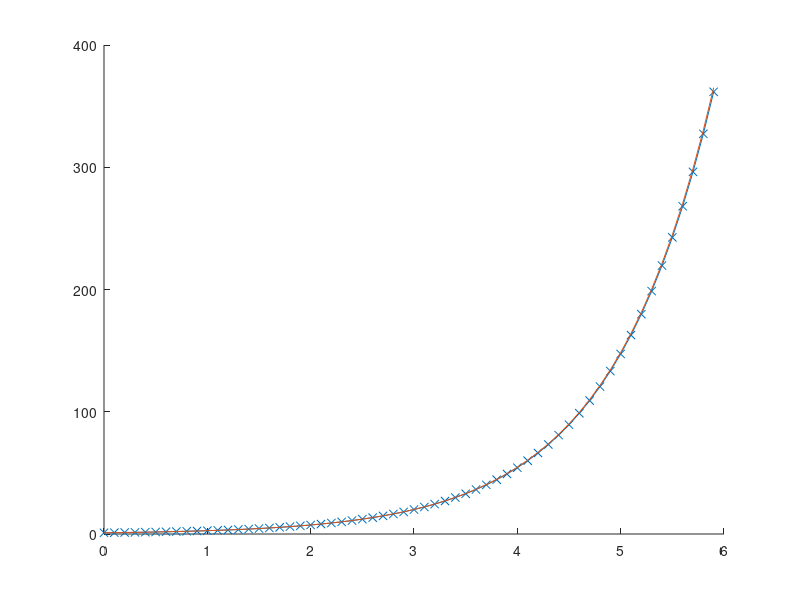
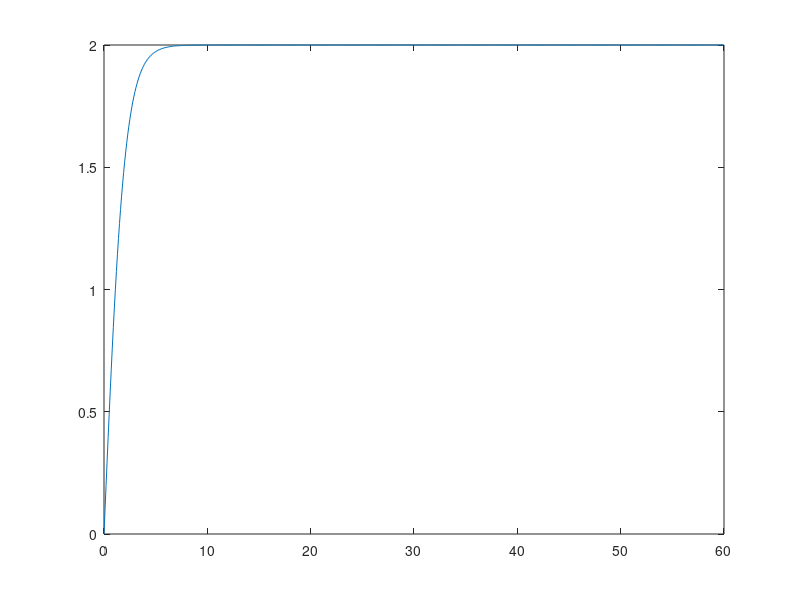

Here is the MATLAB script that generated these plots, in order:
%% question 5

h=0.1; %step size
N=60; %number of steps

x=0:h:h*(N-1); %x values start at 0

y=zeros(N,1); %initialise

y(1)=1; %initial conditions y(x=0)=1

%modifyed eulers iterations for equation y'=y
for iStep=1:N-1
    ydashest1=y(iStep); % current value y'=y
    yest=y(iStep)+h*ydashest1; %estimate value first
    ydashest2=yest; %y' using yest y'=yest
    y(iStep+1)=y(iStep)+0.5*h*(ydashest1+ydashest2); % next value taking average of both estimates
end

yactual=exp(x);

figure;
hold all
plot(x,y,'-x')
plot(x,yactual);
hold off


%% question 6

h=0.1; %step size
N=6; %number of steps

x=0:h:h*(N-1); %x values start at 0

y=zeros(N,1); %initialise

y(1)=0.2; %initial conditions y(x=0)=.2

%modifyed eulers iterations for equation y'=y-y^2
for iStep=1:N-1
    ydashest1=y(iStep)-y(iStep)^2; % current value y'=y-y^2
    yest=y(iStep)+h*ydashest1; %estimate value first
    ydashest2=yest-yest^2; %y' using yest y'=yest-yest^2
    y(iStep+1)=y(iStep)+0.5*h*(ydashest1+ydashest2); % next value taking average of both estimates
end
%% question 7

h=0.1; %step size
N=6; %number of steps

x=0:h:h*(N-1); %x values start at 0

y=zeros(N,1); %initialise

y(1)=1; %initial conditions y(x=0)=1

%modifyed eulers iterations for equation y'=xy^2
for iStep=1:N-1
    ydashest1=x(iStep)*(y(iStep)^2); % current value y'=xy^2
    yest=y(iStep)+h*ydashest1; %estimate value first
    ydashest2=x(iStep+1)*(yest^2); %y' using yest y'=xyest^2 NOTE X(n+1)!!!!
    y(iStep+1)=y(iStep)+0.5*h*(ydashest1+ydashest2); % next value taking average of both estimates
end
%% question 8

h=0.1; %step size
N=600; %number of steps

x=0:h:h*(N-1); %x values start at 0

y=zeros(N,1); %initialise

y(1)=0; %initial conditions y(x=0)=0

%modifyed eulers iterations for equation y'=1-0.25y^2
for iStep=1:N-1
    ydashest1=1-0.25*(y(iStep)^2); % current value y'=xy^2
    yest=y(iStep)+h*ydashest1; %estimate value first
    ydashest2=1-0.25*(yest^2); %y' using yest y'=xyest^2 NOTE X(n+1)!!!!
    y(iStep+1)=y(iStep)+0.5*h*(ydashest1+ydashest2); % next value taking average of both estimates
end


figure;
plot(x,y)

